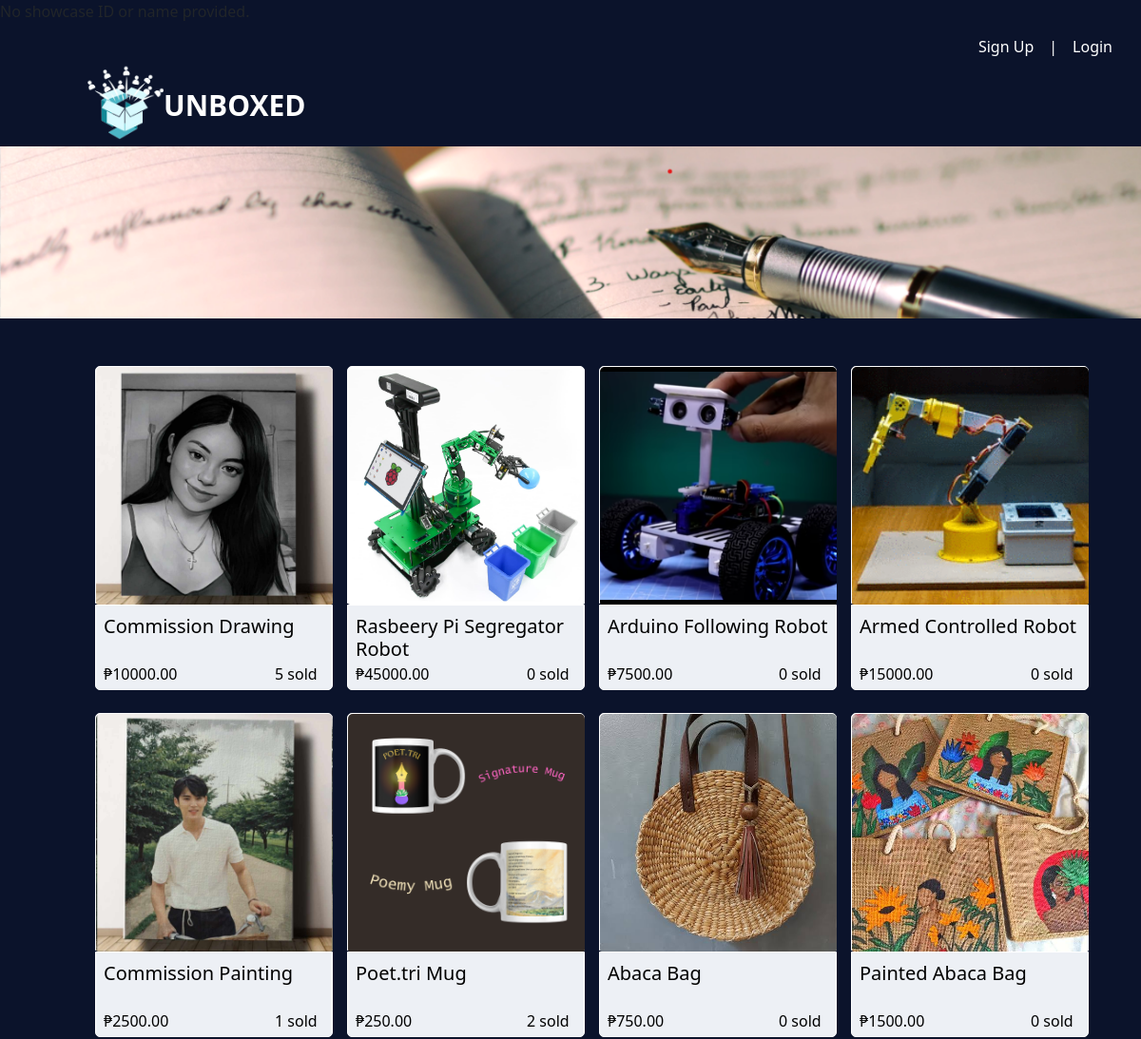
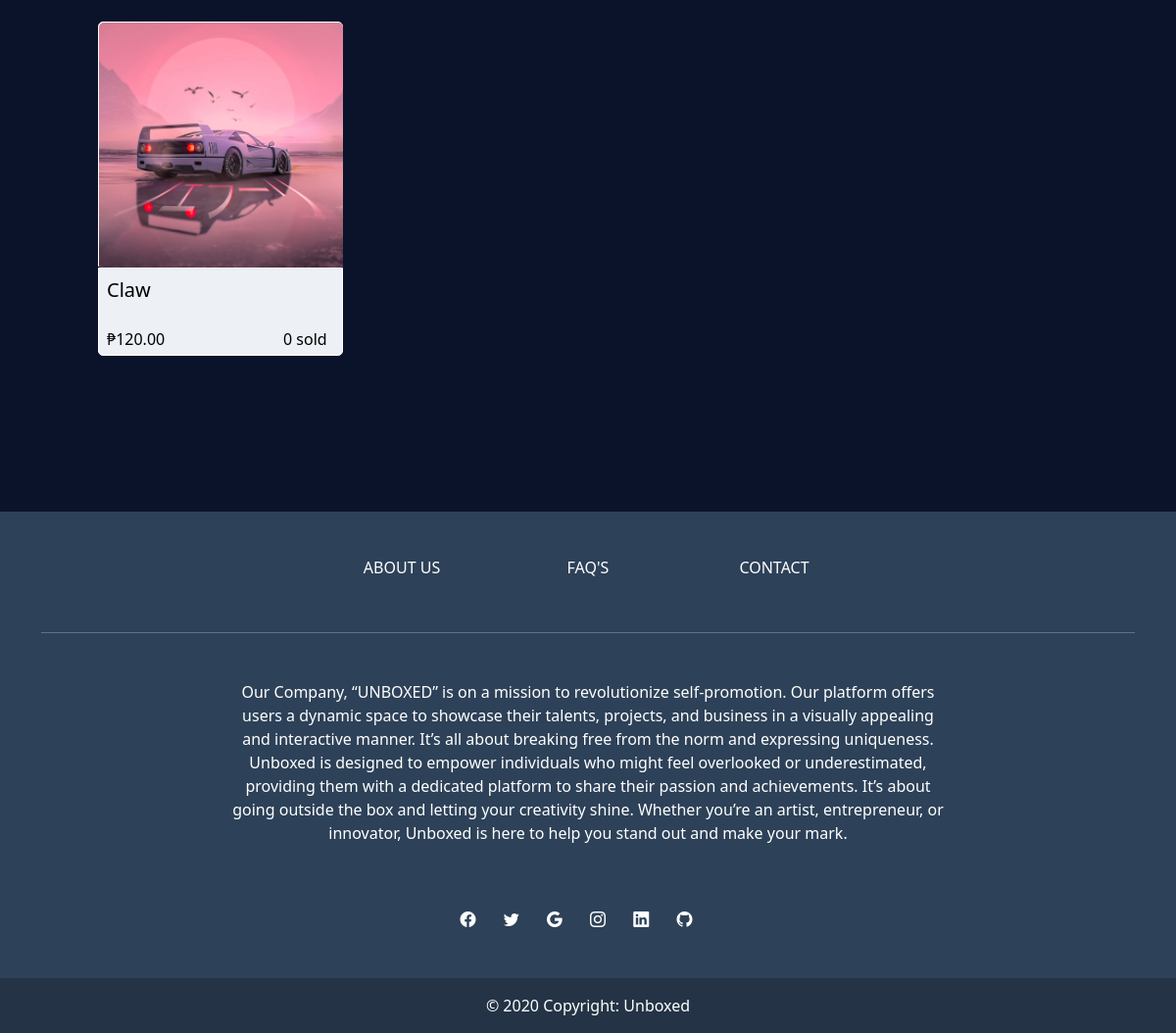
The app's page /Showcase-items.php with its own data (2 pictures, top to bottom).
### tables this page shows
CREATE TABLE `product` (
  `product_id` int(11) NOT NULL,
  `product_img` varchar(1000) NOT NULL,
  `name` varchar(255) NOT NULL,
  `description` text DEFAULT NULL,
  `price` decimal(10,2) NOT NULL,
  `customer_id` int(11) NOT NULL,
  `owner` varchar(255) NOT NULL,
  `showcase_id` int(11) NOT NULL,
  `showcase_name` varchar(50) NOT NULL,
  `stocks` int(11) NOT NULL,
  `sold` int(11) NOT NULL
);

### Showcase-items.php (the view, shortened to what this page needs)
<?php
$servername = "localhost";
$username = "root";
$password = "";
$dbname = "unboxed";
$conn = new mysqli($servername, $username, $password, $dbname);
$sql = "SELECT customer_id, name, image_dp FROM customer";
if (isset($_SESSION["email"])) {
    $name = $_SESSION["name"];
    $image_dp = $_SESSION["image_dp"];
    $loggedInCustomerID = $_SESSION["customer_id"];
} else {
    $name = "";
    $image_dp = "";
}
if (!empty($showcase_name)) {
    $showcase_dp_query = "SELECT showcase_dp FROM showcase WHERE showcase_name = '$showcase_name'";
    $showcase_dp_result = $conn->query($showcase_dp_query);
    if ($showcase_dp_result && $showcase_dp_result->num_rows > 0) {
        $showcase_dp_row = $showcase_dp_result->fetch_assoc();
        $showcase_dp = $showcase_dp_row['showcase_dp'];
    } else {
        $showcase_dp = "";
    }
} else {
    $showcase_dp = "";
}
?>
<!DOCTYPE html>
<html lang="en">
<head>
    <link rel="stylesheet" href="https://cdn.jsdelivr.net/npm/bootstrap-icons@1.3.0/font/bootstrap-icons.css">
    <link href="https://cdn.jsdelivr.net/npm/bootstrap@5.3.3/dist/css/bootstrap.min.css" rel="stylesheet">
    <link rel="stylesheet" href="style.css?v=<?php echo time(); ?>">
</head>
<body>
<nav class="navbar navbar-expand-lg bg-body-tertiary">
    <div class="container-fluid">
        <div class="nav-logo">
    <a class="navbar-brand" href="Home.php"><img src="./images/logo.png" class="logo" alt="">UNBOXED</a>
    <?php
$owner = isset($_GET['owner']) ? $_GET['owner'] : '';
?>
</div>
        <div class="navbar-nav" id="navbarLinks">
            <?php if (!empty($name)): ?>
                <a class="nav-link" href="About.php">ABOUT</a>
                <a class="nav-link" href="FAQ.php">FAQ</a>
                <li class="nav-item dropdown">
                    <a class="nav-link dropdown-toggle" href="#" id="navbarDropdown" role="button" data-bs-toggle="dropdown" aria-expanded="false">
                        <?php if (!empty($image_dp)): ?>
                            <img src="<?php echo $image_dp; ?>" alt="<?php echo $name; ?>" class="profile-img"> <?php echo $name; ?>
                        <?php else: ?>
                            <?php echo $name; ?>
                        <?php endif; ?>
                    </a>
                    <ul class="dropdown-menu" aria-labelledby="navbarDropdown">
                    <a class="dropdown-item" href="Profile.php?customer_id=<?php echo urlencode($customer_id); ?>&name=<?php echo urlencode($name); ?>&image_dp=<?php echo urlencode($image_dp); ?>">My Profile</a>
                    <a class="dropdown-item" href="Purchase.php?name=<?php echo urlencode($name); ?>&image_dp=<?php echo urlencode($image_dp); ?>">My Purchase</a>
                    <a class="dropdown-item" href="Orders.php?name=<?php echo urlencode($name); ?>&image_dp=<?php echo urlencode($image_dp); ?>">Orders</a>
                        <li><hr class="dropdown-divider"></li>
                        <li><a class="dropdown-item" href="?logout=1">Logout</a></li>
                    </ul>
                </li>
            <?php else: ?>
                <a class="nav-link" href="Create-Box.php">Sign Up</a>
                <a class="nav-link">|</a>
                <a class="nav-link" href="login.php">Login</a>
            <?php endif; ?>
        </div>
    </div>
</nav>
<div class="product-profile">
    <?php if (!empty($showcase_dp) || empty($showcase_name)): ?>
        <img src="./images/prof-bg.png" alt="" class="profile-bg">
    <?php else: ?>
        <img src="./images/prof-bg.png" alt="" class="profile-bg">
    <?php endif; ?>
</div>
<div class="product-card-container">
    <?php
if (isset($_GET['showcase_id']) && isset($_GET['showcase_name'])) {
    $showcase_id = $_GET['showcase_id'];
    $showcase_name = $_GET['showcase_name'];
    $sql = "SELECT p.product_id, p.product_img, p.name, p.price, p.description, p.sold
            FROM product p
            WHERE p.showcase_id = '$showcase_id' AND p.showcase_name = '$showcase_name'";
} else {
    $sql = "SELECT p.product_id, p.product_img, p.name, p.price, p.description, p.sold
            FROM product p";
}
$result = $conn->query($sql);
if ($result && $result->num_rows > 0) {
    while ($row = $result->fetch_assoc()) {
                echo '<div class="product-card">';
            echo '        <a href="Product.php?product_id=' . $row['product_id'] . '&product_img=' . urlencode($row['product_img']) . '&product_name=' . urlencode($row['name']) . '&product_price=' . urlencode($row['price']) . '&product_description=' . urlencode($row['description']) . '&showcase_id=' . $showcase_id . '&showcase_name=' . urlencode($showcase_name) . '&owner=' . urlencode($owner) .'">';
                echo '            <img src="' . $row['product_img'] . '" class="product-card-img-top" alt="' . $row['name'] . '">';
                echo '            <div class="product-card-body">';
                echo '                <h5 class="product-card-title">' . $row['name'] . '</h5>';
                echo '                <div class="product-card-body-text">';
                echo '                    <p class="product-card-price">₱' . $row['price'] . '</p>';
                echo '                    <p class="product-card-sold">' . $row['sold'] . ' sold</p>';
                echo '                </div>';
                echo '            </div>';
                echo '        </a>';
                echo '    </div>';
    }
} else {
    echo "No product items found for this showcase.";
}
    ?>
</div>
 <footer class="text-center text-white" style="background-color: #2d4158">
    <div class="container">
      <section class="mt-5">
        <div class="row text-center d-flex justify-content-center pt-5">
          <div class="col-md-2">
            <h6 class="text-uppercase font-weight-bold">
              <a href="About.php" class="text-white" style="text-decoration: none">About us</a>
            </h6>
          </div>
          <div class="col-md-2">
            <h6 class="text-uppercase font-weight-bold">
              <a href="FAQ.php" class="text-white" style="text-decoration: none">FAQ's</a>
            </h6>
          </div>
          <div class="col-md-2">
            <h6 class="text-uppercase font-weight-bold">
              <a href="#!" class="text-white" style="text-decoration: none">Contact</a>
            </h6>
          </div>
        </div>
      </section>
      <hr class="my-5" />
      <section class="mb-5">
        <div class="row d-flex justify-content-center">
          <div class="col-lg-8">
            <p>
            Our Company, “UNBOXED” is on a mission to revolutionize self-promotion. Our platform offers users  a dynamic space to showcase their talents, projects, and business in a visually appealing and interactive manner. It’s all about breaking free from the norm and expressing uniqueness. Unboxed is designed to empower individuals who might feel overlooked or underestimated, providing them with a dedicated platform to share their passion and achievements. It’s about going outside the box and letting your creativity shine. Whether you’re an artist, entrepreneur, or innovator, Unboxed is here to help you stand out and make your mark.
            </p>
          </div>
        </div>
      </section>
      <section class="text-center mb-5">
        <a href="Facebook.com" class="text-white me-4" style="text-decoration: none">
        <i class="bi bi-facebook"></i>
        </a>
        <a href="Twitter.com" class="text-white me-4" style="text-decoration: none">
        <i class="bi bi-twitter"></i>
        </a>
        <a href="Google.com" class="text-white me-4" style="text-decoration: none">
        <i class="bi bi-google"></i>
        </a>
        <a href="Instagram.com" class="text-white me-4" style="text-decoration: none">
        <i class="bi bi-instagram"></i>
        </a>
        <a href="LinkedIn.com" class="text-white me-4" style="text-decoration: none">
        <i class="bi bi-linkedin"></i>
        </a>
        <a href="Github.com" class="text-white me-4" style="text-decoration: none">
        <i class="bi bi-github"></i>
        </a>
      </section>
    </div>
    <div
         class="text-center p-3"
         style="background-color: rgba(0, 0, 0, 0.2)"
         >
      © 2020 Copyright:
      <a class="text-white" href="" style="text-decoration: none"
         >Unboxed</a
        >
    </div>
</footer>
</body>
</html>

### style.css (style rules this page uses)
body { background-color: #0B132B; }
.container-fluid { background-color: #0B132B; height: 50px; width: 100%; }
.nav-logo { margin-top: 130px; }
.navbar-brand { display: inline; color: white; background-color: #0B132B; font-size: 30px; font-weight: bold; }
.nav-logo, .navbar-brand:hover { color: white; }
.logo { margin-top: -15px; display: inline-block; background-color: #0B132B; margin-left: 80px; height: 80px; width: 80px; }
.navbar { height: 50px; }
.navbar-nav { padding-right: 10px; }
.navbar-nav, .nav-link { color: #ffff; }
.navbar-nav, .nav-link:hover { color: #5bc0be; }
.profile-bg { position: relative; display: flex; justify-content: center; align-items: center; margin: auto; margin-top: 80px; width: 100%; }
.product-card-container { display: flex; flex-wrap: wrap; height: auto; color: black; margin-left: 100px; margin-bottom: 50px; margin-top: 50px; padding-bottom: 100px; color: #fff; gap: 15px; }
.product-card { display: flex; box-sizing: border-box; background-color: white; width: 250px; border-top-left-radius: 5px; border-top-right-radius: 5px; border: 1px solid white; height: 250px; margin-bottom: 100px; }
.product-card-img-top { width: 249px; height: 250px; border-radius: 2px; object-fit: cover; border-top-left-radius: 5px; border-top-right-radius: 5px; }
.product-card-container a, .product-card-container-home a { color: #000; text-decoration: none; }
.product-card-body { background-color: #edf0f5; height: 90px; border-bottom-left-radius: 5px; border-bottom-right-radius: 5px; padding-left: 8px; border: 1px solid white; width: 250px; margin-left: -1px; position: relative; }
.product-card-title { position: absolute; margin-top: 10px; }
.product-card-body-text { position: relative; display: flex; gap: 120px; margin-top: 60px; }
.mb-3, .mb-5 { color: #ffff; }
.row { color: #ffff; }
.product-card-sold { position: absolute; margin-left: 180px; }

### records on screen
product: product_img (picture), name "Commission Drawing", price "10000.00", sold "5"
product: product_img (picture), name "Rasbeery Pi Segregator Robot", price "45000.00", sold "0"
product: product_img (picture), name "Arduino Following Robot", price "7500.00", sold "0"
product: product_img (picture), name "Armed Controlled Robot", price "15000.00", sold "0"
product: product_img (picture), name "Commission Painting", price "2500.00", sold "1"
product: product_img (picture), name "Poet.tri Mug", price "250.00", sold "2"
product: product_img (picture), name "Abaca Bag", price "750.00", sold "0"
product: product_img (picture), name "Painted Abaca Bag", price "1500.00", sold "0"
product: product_img (picture), name "Claw", price "120.00", sold "0"
